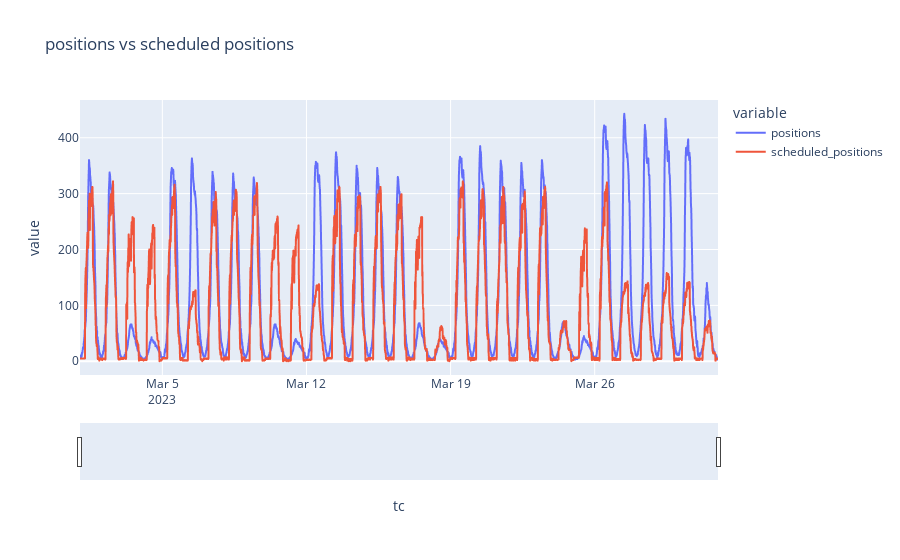

The code cell stored with this chart in its notebook:
### Code cell
fig = px.line(x="tc", y=["positions", "scheduled_positions"], data_frame=df_stats, title="positions vs scheduled positions")
fig.update_xaxes(rangeslider_visible=True)
fig.show()

### Figure 1 — Plotly figure (JSON) as saved in the notebook; plotly's stock layout.template omitted (floating-point values rounded to 4 significant figures; data arrays with more than 128 entries replaced by an {"elided": "..."} marker saying what was removed)
{"data": [{"hovertemplate": "variable=positions<br>tc=%{x}<br>value=%{y}<extra></extra>", "legendgroup": "positions", "line": {"color": "#636efa", "dash": "solid"}, "marker": {"symbol": "circle"}, "mode": "lines", "name": "positions", "showlegend": true, "x": {"elided": "2976 str values"}, "xaxis": "x", "y": {"elided": "2976 int values"}, "yaxis": "y", "type": "scattergl"}, {"hovertemplate": "variable=scheduled_positions<br>tc=%{x}<br>value=%{y}<extra></extra>", "legendgroup": "scheduled_positions", "line": {"color": "#EF553B", "dash": "solid"}, "marker": {"symbol": "circle"}, "mode": "lines", "name": "scheduled_positions", "showlegend": true, "x": {"elided": "2976 str values"}, "xaxis": "x", "y": {"elided": "2976 int values"}, "yaxis": "y", "type": "scattergl"}], "layout": {"xaxis": {"anchor": "y", "domain": [0.0, 1.0], "title": {"text": "tc"}, "rangeslider": {"visible": true}}, "yaxis": {"anchor": "x", "domain": [0.0, 1.0], "title": {"text": "value"}}, "legend": {"title": {"text": "variable"}, "tracegroupgap": 0}, "title": {"text": "positions vs scheduled positions"}}}
